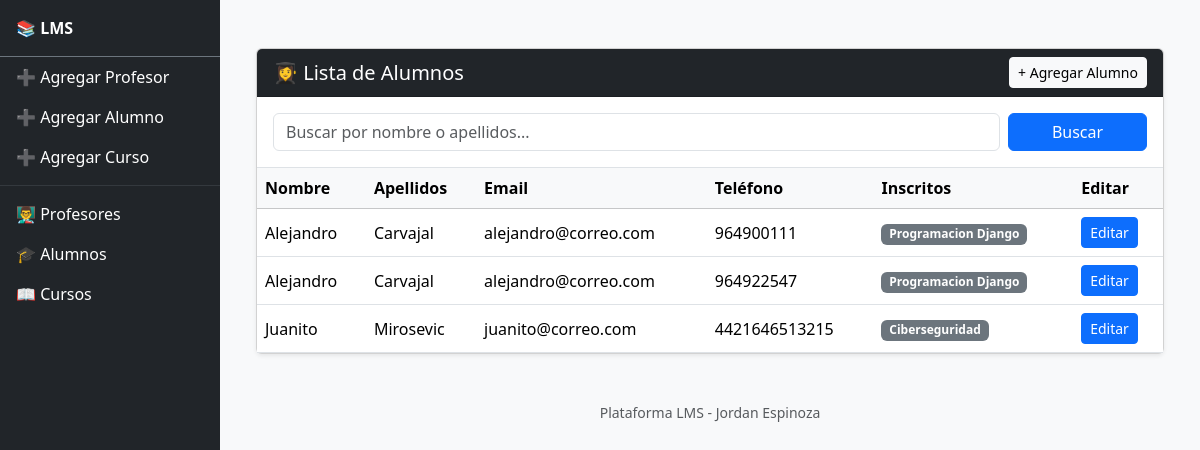
The app's page /plataforma/listar_alumnos/ with its own data.
### Plataforma/models.py (models this page shows, shortened)
class Alumno(models.Model):
    nombre = models.CharField(max_length=100)
    apellidos = models.CharField(max_length=100)
    email = models.EmailField()
    telefono = models.CharField(max_length=15)
    fecha_nacimiento = models.DateField()
    fecha_inscripcion = models.DateField()
    cursos = models.ManyToManyField('Curso', related_name='alumnos', blank=True)

class Curso(models.Model):
    MODALIDAD_CHOICES = [
        ('Mañana', 'Mañana'),
        ('Noche', 'Noche'),
        ('Fin de Semana', 'Fin de Semana'),
    ]
    nombre_curso = models.CharField(max_length=100)
    profesor_curso = models.ForeignKey(Profesor, on_delete=models.CASCADE, related_name='cursos')
    max_alumnos = models.PositiveIntegerField(default=40)  # límite
    fecha_inicio = models.DateField()
    fecha_fin = models.DateField()
    modalidad = models.CharField(max_length=100, choices=MODALIDAD_CHOICES)
    descripcion = models.TextField()

### Plataforma/views.py (the view)
# urls.py: path('listar_alumnos/', listar_alumnos, name='listar_alumnos'),
def listar_alumnos(request):
    buscar_alumno = request.GET.get("alumno", "")
    if buscar_alumno:
        alumnos = Alumno.objects.filter(
            Q(nombre__icontains=buscar_alumno) |
            Q(apellidos__icontains=buscar_alumno)
        )
    else:
        alumnos = Alumno.objects.all()
    return render(request, 'plataforma/listar_alumnos.html', {'alumnos': alumnos,'buscar_alumno':buscar_alumno})

### Plataforma/templates/plataforma/listar_alumnos.html (shortened to what this page needs)
{% extends 'template_base.html' %}
{% load static %}
{% block content %}
<div class="container mt-4">
    <div class="card shadow-sm">
        <div class="card-header bg-dark text-white d-flex justify-content-between align-items-center">
            <h5 class="mb-0">👩‍🎓 Lista de Alumnos</h5>
            <a href="{% url 'agregar_alumno' %}" class="btn btn-sm btn-light">+ Agregar Alumno</a>
        </div>
        <div class="card-body border-bottom">
            <form method="get" class="row g-2">
                <div class="col-md-10">
                    <input type="text" name="alumno" class="form-control" placeholder="Buscar por nombre o apellidos..." value="{{ buscar_alumno }}">
                </div>
                <div class="col-md-2 d-grid">
                    <button type="submit" class="btn btn-primary">Buscar</button>
                </div>
            </form>
        </div>
        <div class="card-body p-0">
            {% if alumnos %}
            <div class="table-responsive">
                <table class="table table-hover align-middle mb-0">
                    <thead class="table-light">
                        <tr>
                            <th>Nombre</th>
                            <th>Apellidos</th>
                            <th>Email</th>
                            <th>Teléfono</th>
                            <th>Inscritos</th>
                            <th>Editar</th>
                        </tr>
                    </thead>
                    <tbody>
                        {% for alumno in alumnos %}
                        <tr>
                            <td>{{ alumno.nombre }}</td>
                            <td>{{ alumno.apellidos }}</td>
                            <td>{{ alumno.email }}</td>
                            <td>{{ alumno.telefono }}</td>
                            <td>
                                {% for curso in alumno.cursos.all %}
                                    <span class="badge bg-secondary">{{ curso.nombre_curso }}</span>
                                {% empty %}
                                    <span class="text-muted">Sin cursos</span>
                                {% endfor %}
                            </td>
                            <td>
                                <a href="{% url 'editar_alumno' alumno.id %}" class="btn btn-sm btn-primary">
                                     Editar
                                </a>
                            </td>
                        </tr>
                        {% endfor %}
                    </tbody>
                </table>
            </div>
            {% else %}
                <div class="p-3 text-muted">
                    No hay alumnos registrados{% if buscar_alumno %} que coincidan con "{{ buscar_alumno }}"{% endif %}.
                </div>
            {% endif %}
        </div>
    </div>
</div>
{% endblock content %}

### records on screen
Alumno: nombre "Alejandro", apellidos "Carvajal", email "alejandro@correo.com", telefono "964900111"
Curso: nombre_curso "Programacion Django"
Alumno: nombre "Alejandro", apellidos "Carvajal", email "alejandro@correo.com", telefono "964922547"
Alumno: nombre "Juanito", apellidos "Mirosevic", email "juanito@correo.com", telefono "4421646513215"
Curso: nombre_curso "Ciberseguridad"
